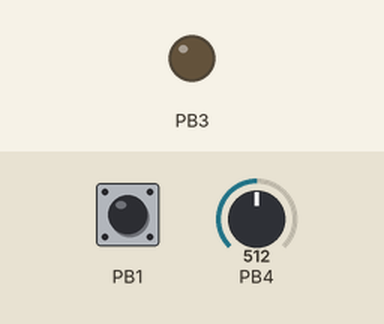
Bench run of a program on a simulated ATtiny13, built with avr-gcc and emulated at 1.2 MHz (the files do not name the chip). Parts: output pins drawn as LEDs (lit = HIGH). The test bench sets the inputs (shaded band); at power-on: PB1 HIGH, PB4 = 512. Sleep ends after the set time or at an interrupt; pins used as bus, display or sensor lines are not drawn.

Above: at 1.2 s.
1.3 s: PB1 pulled LOW for 0.4 s
At 1.9 s:
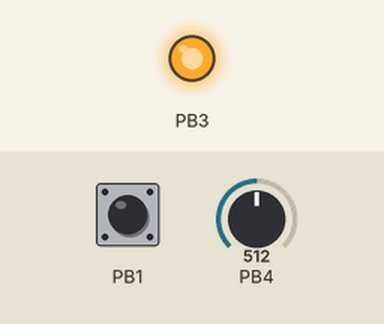
Timing chart, 0 to 4.3 s (numbered marks = the images above; inputs shaded):
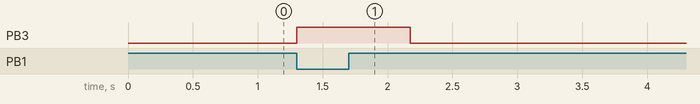

The program:

main.c
```c
/*
 * 20210309_tiny13_timer.c
 *
 * Created: 2021-03-09 21:08:38
 * Author : uwezi
 */

// output on PB3, active high
// trigger on PB1 / INT0 active low

#define F_CPU 1200000UL

#include <avr/io.h>
#include <util/delay.h>
#include <avr/interrupt.h>
#include <util/atomic.h>
#include <avr/sleep.h>

volatile int16_t timeout = 0;
volatile int16_t settime = 0;
volatile uint8_t do_adc  = 0;

ISR(INT0_vect)
{
  timeout = settime;
  PORTB |= (1 << PB3);
}


// timer interrupt about 586/s
ISR(TIM0_OVF_vect)
{
  int16_t dummy;
  do_adc ++;
  if (do_adc > 200)
  {
    do_adc = 0;
    PORTB |= (1 << PB2);
    ADCSRA |= (1 << ADSC);
    while (ADCSRA & (1 << ADSC)) { }
    PORTB &= ~(1 << PB2);
    dummy = 7*settime + ADC;
    settime = dummy / 8;
  }
  if (timeout > 0)
  {
    timeout --;
  }
  else
  {
    PORTB &= ~(1 << PB3);
  }
}

// PB0 unused, pull-up
// PB1 trigger
// PB2 alive blink
// PB3 transistor out
// PB4 ADC in
// PB5 reset

int main(void)
{
  DDRB   = (1 << PB3) | (1 << PB2);
  // pull-up on PB1
  PORTB |= (1 << PB5) | (1 << PB1) | (1 << PB0);

  // disable comparator
  ACSR = (1 << ACD);

  // prepare sleep
  set_sleep_mode(SLEEP_MODE_IDLE);

  // ADC channel ADC2
  // internal ref
  // normal adjustment
  // 1:8 prescaler 150 kHz
  ADMUX  = (0 << REFS0) | (0 << ADLAR) | (1 << MUX1) | (0 << MUX0);
  ADCSRA = (1 << ADEN) | (0 << ADSC) | (0 << ADPS2) | (1 << ADPS1) | (1 << ADPS0);
  // first conversion
  ADCSRA |= (1 << ADSC);
  while (ADCSRA & (1 << ADSC)) { }
  settime = ADC;

  // timer 0 normal counting
  // 1:8 prescaler
  // 1.2 MHz / 8 / 256 = 585.9375 Hz
  TCCR0A = 0b00000000;
  TCCR0B = (0 << CS02) | (1 << CS01) | (0 << CS00);
  TIMSK0 = (1 << TOIE0);

  // falling edge triggers INT0
  MCUCR |= (1 << ISC01) | (0 << ISC00);
  GIMSK |= (1 << INT0);
  sei();

  while (1)
  {
    sleep_enable();
    sleep_cpu();
  }
}
```

Measured:
- after the input at 1.3 s, PB3: LOW → HIGH at once, → LOW 0.87 s later
